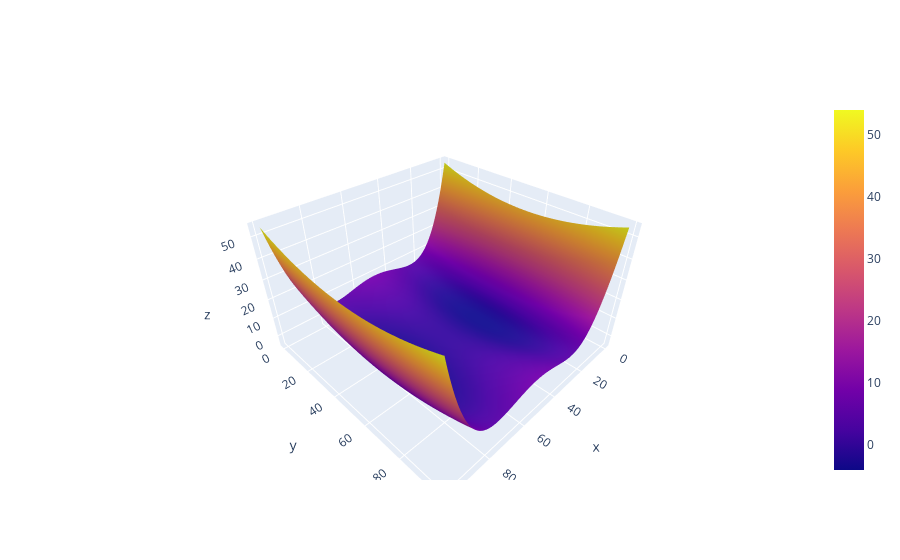

The cell this chart's notebook holds for it:
### Markdown cell above
#### Problems and Solutions
**QUESTION 1**:
<br>Let us try to solve this following equation:
<br> f(x,y) = $x^4 -4x^2 + y^2$
<br>Let us first plot the function (just for fun we don't need to plot every function to do the analysis)

### Code cell
import sympy as sp
x,y = sp.symbols('x y')
function = sp.lambdify((x,y),x**4 - 4*x**2 + y**2)
import numpy as np
points = np.linspace(-3,3,100)
x,y = np.meshgrid(points,points)
import plotly.graph_objects as go
fig = go.Figure(data = [go.Surface(z = function(x,y))])
fig.show()

### Figure 1 — Plotly figure (JSON) as saved in the notebook; plotly's stock layout.template omitted (floating-point values rounded to 4 significant figures; data arrays with more than 128 entries replaced by an {"elided": "..."} marker saying what was removed)
{"data": [{"type": "surface", "z": {"elided": "100x100 float values"}}], "layout": {}}
